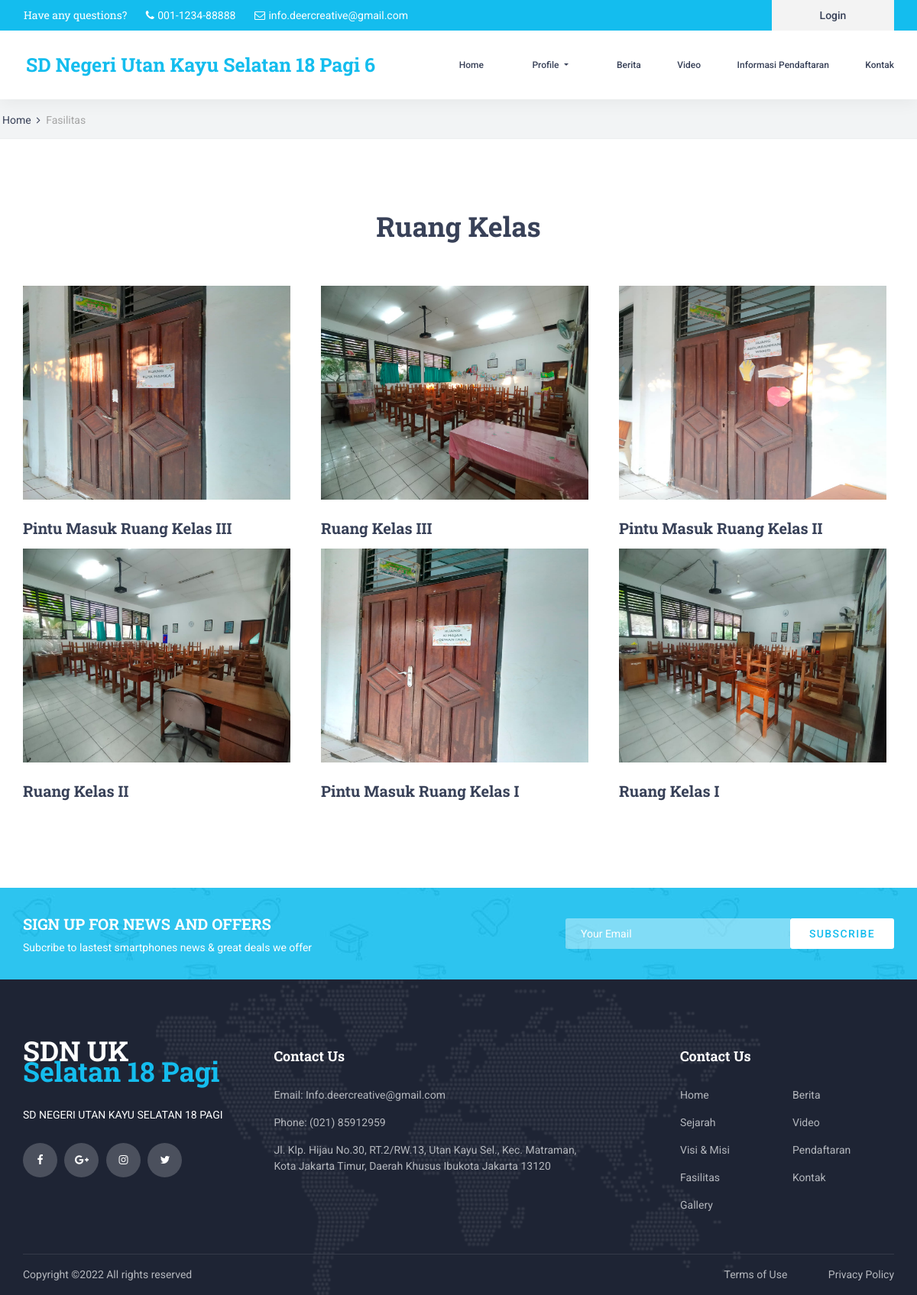
The page /home/detail_fasilitas/6 on the database its author committed.
### tables this page shows
CREATE TABLE `tbl_fasilitas` (
  `id_fasilitas` int(11) NOT NULL,
  `nama_fasilitas` text NOT NULL,
  `sampul_fasilitas` text NOT NULL
);

CREATE TABLE `tbl_fotofasilitas` (
  `id_foto` int(11) NOT NULL,
  `id_fasilitas` int(11) NOT NULL,
  `ket_foto` text NOT NULL,
  `foto_fasilitas` text NOT NULL
);

### application/views/layout/v_wrapper.php (called while the page is built)
<?php
require_once('v_head.php');
require_once('v_header.php');
require_once('v_nav.php');
require_once('v_content.php');
require_once('v_footer.php');

### application/controllers/Home.php (called while the page is built, shortened)
<?php
class Home extends CI_Controller {
    public function __construct()
    {
        $this->load->model('m_home');
        $this->load->model('m_setting');
        $this->load->helper('download');
    }
    public function detail_fasilitas($id_fasilitas)
    {
        $data = array(
            'title' => 'Detail Fasilitas',
            'fasilitas' => $this->m_home->detail_fasilitas($id_fasilitas),
            'nama_fasilitas' => $this->m_home->nama_fasilitas($id_fasilitas),
            'isi'   => 'v_detail_fasilitas'
        );
        $this->load->view('layout/v_wrapper',$data,FALSE);
    }
}

### index.php (called while the page is built, shortened)
<?php
require_once BASEPATH.'core/CodeIgniter.php';

### application/views/layout/v_content.php (called while the page is built)
<?php
if($isi) {
    $this->load->view($isi);
}

### application/models/M_home.php (called while the page is built, shortened)
<?php
class M_home extends CI_Model {
    public function detail_fasilitas($id_fasilitas)
    {
        $this->db->select('*');
        $this->db->from('tbl_fotofasilitas');
        $this->db->where('id_fasilitas', $id_fasilitas);
        $this->db->order_by('id_foto', 'desc');
        return $this->db->get()->result();
    }
    public function nama_fasilitas($id_fasilitas)
    {
        $this->db->select('*');
        $this->db->from('tbl_fasilitas');
        $this->db->where('id_fasilitas', $id_fasilitas);
        return $this->db->get()->row();
    }
}

### application/views/v_detail_fasilitas.php (the view, shortened to what this page needs)
   <div class="home">
       <div class="breadcrumbs_container">
           <div clas="container">
               <div class="row">
                   <div class="col">
                       <div class="breadcrumbs">
                           <ul>
                               <li><a href="index.html">Home</a></li>
                               <li>Fasilitas</li>
                           </ul>
                       </div>
                   </div>
               </div>
           </div>
       </div>
   </div>
   <div class="about">
	<div class="container">
		<div class="row">
			<div class="col">
				<div class="section_title_container text-center">
					<h2 class="section_title"><?= $nama_fasilitas->nama_fasilitas ?></h2>
				</div>
			</div>
		</div>
		<div class="row about_row">
               <?php foreach ($fasilitas as $key => $value) { ?>
			<div class="col-lg-4 about_col about_col_left">
				<div class="about_item">
					<div class="about_item_image"><img src="<?= base_url('foto_fasilitas/'.$value->foto_fasilitas) ?>" width="350px" height="280px"></div>
					<div class="about_item_title"><a href="#"><?= $value->ket_foto ?></a></div>
				</div>
			</div>
               <?php } ?>
		</div>
	</div>
</div>
   <div class="newsletter">
	<div class="newsletter_background" style="background-image:url(<?= base_url() ?>template/front-end/images/newsletter_background.jpg)"></div>
	<div class="container">
		<div class="row">
			<div class="col">
				<div class="newsletter_container d-flex flex-lg-row flex-column align-items-center justify-content-start">
					<div class="newsletter_content text-lg-left text-center">
						<div class="newsletter_title">sign up for news and offers</div>
						<div class="newsletter_subtitle">Subcribe to lastest smartphones news & great deals we offer</div>
					</div>
					<div class="newsletter_form_container ml-lg-auto">
						<form action="#" id="newsletter_form" class="newsletter_form d-flex flex-row align-items-center justify-content-center">
							<input type="email" class="newsletter_input" placeholder="Your Email" required="required">
							<button type="submit" class="newsletter_button">subscribe</button>
						</form>
					</div>
				</div>
			</div>
		</div>
	</div>
</div>

### application/views/layout/v_head.php (shortened to what this page needs)
<!DOCTYPE html>
<html lang="en">
<head>
<link rel="stylesheet" type="text/css" href="<?= base_url() ?>template/front-end/styles/bootstrap4/bootstrap.min.css">
<link href="<?= base_url() ?>template/front-end/plugins/font-awesome-4.7.0/css/font-awesome.min.css" rel="stylesheet" type="text/css">
<link rel="stylesheet" type="text/css" href="<?= base_url() ?>template/front-end/plugins/OwlCarousel2-2.2.1/owl.carousel.css">
<link rel="stylesheet" type="text/css" href="<?= base_url() ?>template/front-end/plugins/OwlCarousel2-2.2.1/owl.theme.default.css">
<link rel="stylesheet" type="text/css" href="<?= base_url() ?>template/front-end/plugins/OwlCarousel2-2.2.1/animate.css">
<link href="<?= base_url() ?>template/front-end/plugins/colorbox/colorbox.css" rel="stylesheet" type="text/css">
<link rel="stylesheet" type="text/css" href="<?= base_url() ?>template/front-end/styles/courses.css">
<link rel="stylesheet" type="text/css" href="<?= base_url() ?>template/front-end/styles/courses_responsive.css">
<link rel="stylesheet" type="text/css" href="<?= base_url() ?>template/front-end/styles/blog_single.css">
<link rel="stylesheet" type="text/css" href="<?= base_url() ?>template/front-end/styles/blog_single_responsive.css">
<link rel="stylesheet" type="text/css" href="<?= base_url() ?>template/front-end/styles/about.css">
<link rel="stylesheet" type="text/css" href="<?= base_url() ?>template/front-end/styles/about_responsive.css">
<link rel="stylesheet" type="text/css" href="<?= base_url() ?>template/front-end/styles/about.css">
<link rel="stylesheet" type="text/css" href="<?= base_url() ?>template/front-end/styles/about_responsive.css">
</head>

### application/views/layout/v_header.php (shortened to what this page needs)
<body>
<div class="super_container">
	<header class="header">
		<div class="top_bar">
			<div class="top_bar_container">
				<div class="container">
					<div class="row">
						<div class="col">
							<div class="top_bar_content d-flex flex-row align-items-center justify-content-start">
								<ul class="top_bar_contact_list">
									<li><div class="question">Have any questions?</div></li>
									<li>
										<i class="fa fa-phone" aria-hidden="true"></i>
										<div>001-1234-88888</div>
									</li>
									<li>
										<i class="fa fa-envelope-o" aria-hidden="true"></i>
										<div>info.deercreative@gmail.com</div>
									</li>
								</ul>
								<div class="top_bar_login ml-auto">
									<div class="login_button"><a href="<?= base_url('login') ?>">Login</a></div>
								</div>
							</div>
						</div>
					</div>
				</div>
			</div>
		</div>

### application/views/layout/v_nav.php (shortened to what this page needs)
<?php
$uri = $_SERVER['REQUEST_URI'];
$url = explode("/", $uri);
$nowUrl = $url[max(array_keys($url))];
?>
<div class="header_container">
	<div class="container">
		<div class="row">
			<div class="col">
				<div class="header_content d-flex flex-row align-items-center justify-content-start">
					<div class="logo_container">
						<a href="<?= base_url() ?>">
                                <div class="logo_text" style="font-size: 25px !important"><span>SD Negeri Utan Kayu Selatan 18 Pagi <?= $nowUrl  ?></span></div>
                            </a>
                        </div>
                        <nav class="main_nav_contaner ml-auto">
                        	<ul class="main_nav">
                        		<li class="<?= ($nowUrl == "") ? 'active' : '' ?>">
                        			<a style="font-size: 12px !important" href="<?= base_url() ?>">Home</a></li>
                        			<li class="nav-item dropdown ">
                        				<a class="nav-link dropdown-toggle" style="font-size: 12px !important" href="#" id="navbarDropdown" role="button" data-toggle="dropdown" aria-haspopup="true" aria-expanded="false">
                        					Profile
                        				</a>
                        			</li>
                        			<li class="<?= ($nowUrl == "berita" ? 'active' : ''); ?>"><a style="font-size: 12px !important" href="<?= base_url('home/berita') ?>">Berita</a></li>
                        			<li class="<?= ($nowUrl == "video" ? 'active' : ''); ?>"><a style="font-size: 12px !important" href="<?= base_url('home/video') ?>">Video</a></li>
                        			<li class="<?= ($nowUrl == "informasipendaftaran" ? 'active' : ''); ?>"><a style="font-size: 12px !important" href="<?= base_url('home/informasipendaftaran') ?>">Informasi Pendaftaran</a></li>
                        			<li class="<?= ($nowUrl == "kontak" ? 'active' : ''); ?>"><a style="font-size: 12px !important" href="<?= base_url('home/kontak') ?>">Kontak</a></li>
                        		</ul>
                        	</nav>
                        </div>
                    </div>
                </div>
            </div>
        </div>
    </header>

### application/views/layout/v_footer.php (shortened to what this page needs)
<footer class="footer">
	<div class="footer_background" style="background-image:url(<?= base_url() ?>template/front-end/images/footer_background.png)"></div>
	<div class="container">
		<div class="row footer_row">
			<div class="col">
				<div class="footer_content">
					<div class="row">
						<div class="col-lg-3 footer_col">
							<div class="footer_section footer_about">
								<div class="footer_logo_container">
									<a href="#">
										<div class="footer_logo_text">SDN UK<br><span class="mt-3">Selatan 18 Pagi</span></div>
									</a>
								</div>
								<div class="footer_about_text">
									<p>SD NEGERI UTAN KAYU SELATAN 18 PAGI</p>
								</div>
								<div class="footer_social">
									<ul>
										<li><a href="#"><i class="fa fa-facebook" aria-hidden="true"></i></a></li>
										<li><a href="#"><i class="fa fa-google-plus" aria-hidden="true"></i></a></li>
										<li><a href="#"><i class="fa fa-instagram" aria-hidden="true"></i></a></li>
										<li><a href="#"><i class="fa fa-twitter" aria-hidden="true"></i></a></li>
									</ul>
								</div>
							</div>
						</div>
						<div class="col-lg-5 footer_col">
							<div class="footer_section footer_contact">
								<div class="footer_title">Contact Us</div>
								<div class="footer_contact_info">
									<ul>
										<li>Email: Info.deercreative@gmail.com</li>
										<li>Phone:  (021) 85912959</li>
										<li>Jl. Klp. Hijau No.30, RT.2/RW.13, Utan Kayu Sel., Kec. Matraman, Kota Jakarta Timur, Daerah Khusus Ibukota Jakarta 13120</li>
									</ul>
								</div>
							</div>
						</div>
						<div class="col-lg-4 footer_col">
							<div class="footer_section footer_links">
								<div class="footer_title">Contact Us</div>
								<div class="footer_links_container">
									<ul>
										<li><a href="<?= base_url() ?>">Home</a></li>
										<li><a href="<?= base_url() ?>home/sejarah">Sejarah</a></li>
										<li><a href="<?= base_url() ?>home/visi_misi">Visi & Misi</a></li>
										<li><a href="<?= base_url() ?>home/fasilitas">Fasilitas</a></li>
										<li><a href="<?= base_url() ?>home/gallery">Gallery</a></li>
										<li><a href="<?= base_url() ?>home/berita">Berita</a></li>
										<li><a href="<?= base_url() ?>home/video">Video</a></li>
										<li><a href="<?= base_url() ?>home/informasipendaftaran">Pendaftaran</a></li>
										<li><a href="<?= base_url() ?>home/kontak">Kontak</a></li>
									</ul>
								</div>
							</div>
						</div>
					</div>
				</div>
			</div>
		</div>
		<div class="row copyright_row">
			<div class="col">
				<div class="copyright d-flex flex-lg-row flex-column align-items-center justify-content-start">
					<div class="cr_text">
						Copyright &copy;<script>document.write(new Date().getFullYear());</script> All rights reserved
						</div>
						<div class="ml-lg-auto cr_links">
							<ul class="cr_list">
								<li><a href="#">Terms of Use</a></li>
								<li><a href="#">Privacy Policy</a></li>
							</ul>
						</div>
					</div>
				</div>
			</div>
		</div>
	</footer>
</div>
</body>
</html>

### rows shown on the page
tbl_fasilitas: nama_fasilitas "Ruang Kelas"
tbl_fotofasilitas: foto_fasilitas (picture), ket_foto "Pintu Masuk Ruang Kelas III"
tbl_fotofasilitas: foto_fasilitas (picture), ket_foto "Ruang Kelas III"
tbl_fotofasilitas: foto_fasilitas (picture), ket_foto "Pintu Masuk Ruang Kelas II"
tbl_fotofasilitas: foto_fasilitas (picture), ket_foto "Ruang Kelas II"
tbl_fotofasilitas: foto_fasilitas (picture), ket_foto "Pintu Masuk Ruang Kelas I"
tbl_fotofasilitas: foto_fasilitas (picture), ket_foto "Ruang Kelas I"

### other values the page prints
$nowUrl "6"
